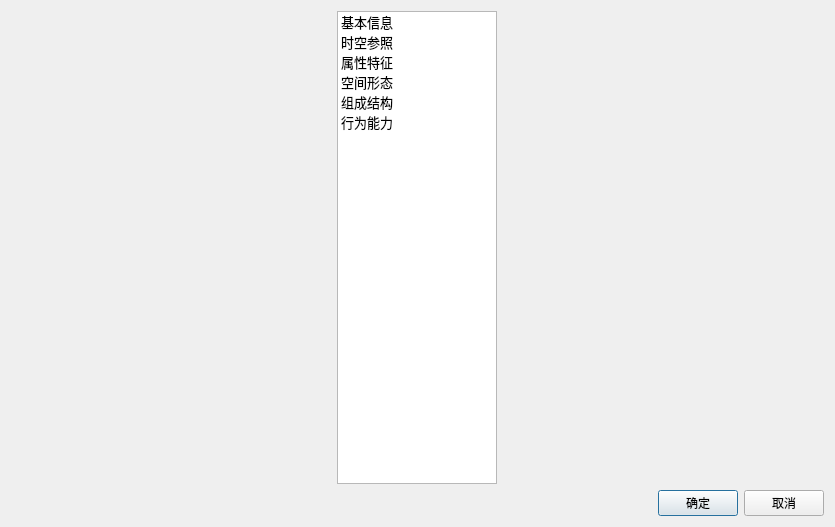
<?xml version="1.0" encoding="UTF-8"?>
<ui version="4.0">
 <class>CreateObjectClassDialog</class>
 <widget class="QDialog" name="CreateObjectClassDialog">
  <property name="geometry">
   <rect>
    <x>0</x>
    <y>0</y>
    <width>835</width>
    <height>527</height>
   </rect>
  </property>
  <property name="windowTitle">
   <string>创建对象类</string>
  </property>
  <property name="windowIcon">
   <iconset resource="../ModelingTool.qrc">
    <normaloff>:/ModelingTool/Images/createObjectClass.png</normaloff>:/ModelingTool/Images/createObjectClass.png</iconset>
  </property>
  <layout class="QGridLayout" name="gridLayout">
   <item row="0" column="0">
    <layout class="QVBoxLayout" name="verticalLayout">
     <item>
      <layout class="QHBoxLayout" name="horizontalLayout">
       <item>
        <widget class="QListWidget" name="listWidget">
         <property name="maximumSize">
          <size>
           <width>160</width>
           <height>16777215</height>
          </size>
         </property>
         <property name="iconSize">
          <size>
           <width>30</width>
           <height>30</height>
          </size>
         </property>
         <item>
          <property name="text">
           <string>基本信息</string>
          </property>
          <property name="font">
           <font>
            <pointsize>10</pointsize>
           </font>
          </property>
          <property name="icon">
           <iconset resource="../ModelingTool.qrc">
            <normaloff>:/ModelingTool/Images/basicinfo.png</normaloff>:/ModelingTool/Images/basicinfo.png</iconset>
          </property>
         </item>
         <item>
          <property name="text">
           <string>时空参照</string>
          </property>
          <property name="font">
           <font>
            <pointsize>10</pointsize>
           </font>
          </property>
          <property name="icon">
           <iconset resource="../ModelingTool.qrc">
            <normaloff>:/ModelingTool/Images/reference.png</normaloff>:/ModelingTool/Images/reference.png</iconset>
          </property>
         </item>
         <item>
          <property name="text">
           <string>属性特征</string>
          </property>
          <property name="font">
           <font>
            <pointsize>10</pointsize>
           </font>
          </property>
          <property name="icon">
           <iconset resource="../ModelingTool.qrc">
            <normaloff>:/ModelingTool/Images/attribute.png</normaloff>:/ModelingTool/Images/attribute.png</iconset>
          </property>
         </item>
         <item>
          <property name="text">
           <string>空间形态</string>
          </property>
          <property name="font">
           <font>
            <pointsize>10</pointsize>
           </font>
          </property>
          <property name="icon">
           <iconset resource="../ModelingTool.qrc">
            <normaloff>:/ModelingTool/Images/form.png</normaloff>:/ModelingTool/Images/form.png</iconset>
          </property>
         </item>
         <item>
          <property name="text">
           <string>组成结构</string>
          </property>
          <property name="font">
           <font>
            <pointsize>10</pointsize>
           </font>
          </property>
          <property name="icon">
           <iconset resource="../ModelingTool.qrc">
            <normaloff>:/ModelingTool/Images/compose.png</normaloff>:/ModelingTool/Images/compose.png</iconset>
          </property>
         </item>
         <item>
          <property name="text">
           <string>行为能力</string>
          </property>
          <property name="font">
           <font>
            <pointsize>10</pointsize>
           </font>
          </property>
          <property name="icon">
           <iconset resource="../ModelingTool.qrc">
            <normaloff>:/ModelingTool/Images/behaviorComponent.png</normaloff>:/ModelingTool/Images/behaviorComponent.png</iconset>
          </property>
         </item>
        </widget>
       </item>
      </layout>
     </item>
     <item>
      <layout class="QHBoxLayout" name="horizontalLayout_buttons">
       <item>
        <spacer name="horizontalSpacer">
         <property name="orientation">
          <enum>Qt::Horizontal</enum>
         </property>
         <property name="sizeHint" stdset="0">
          <size>
           <width>358</width>
           <height>20</height>
          </size>
         </property>
        </spacer>
       </item>
       <item>
        <widget class="QPushButton" name="pushButton_create">
         <property name="text">
          <string>确定</string>
         </property>
        </widget>
       </item>
       <item>
        <widget class="QPushButton" name="pushButton_cancel">
         <property name="text">
          <string>取消</string>
         </property>
        </widget>
       </item>
      </layout>
     </item>
    </layout>
   </item>
  </layout>
 </widget>
 <resources>
  <include location="../ModelingTool.qrc"/>
 </resources>
 <connections/>
</ui>
